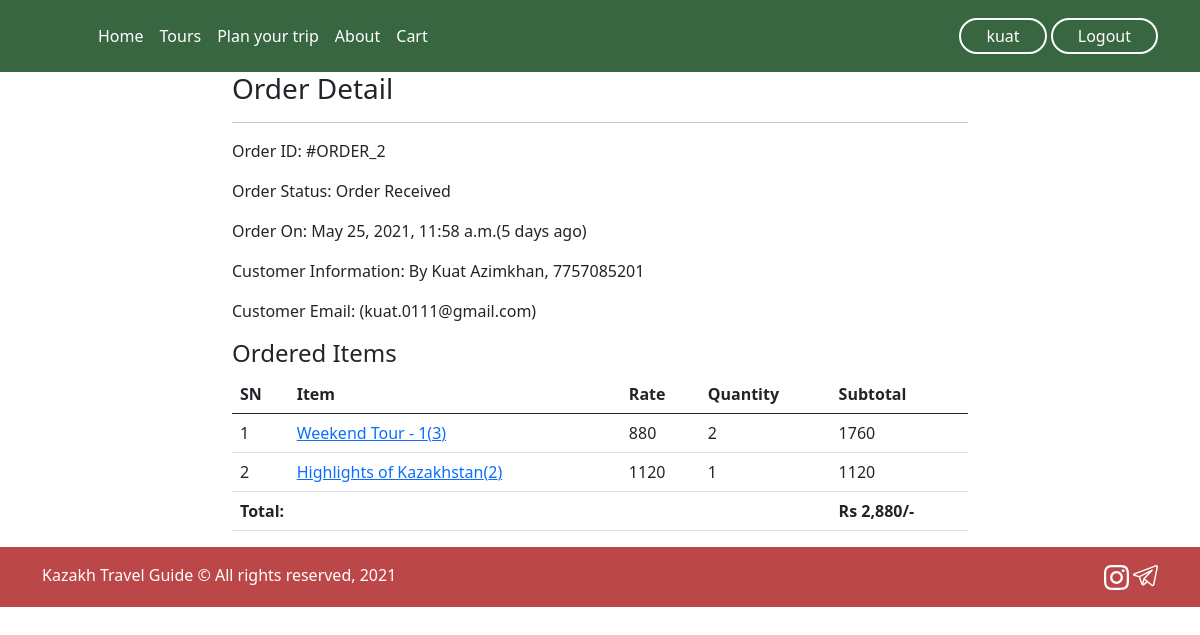
Screenshot of /profile/order-2/ (signed in) with the database file from the repository.
### main/models.py (models this page shows, shortened)
class Order(models.Model):
    cart = models.OneToOneField(TourCart, on_delete=models.CASCADE)
    ordered_by = models.CharField(max_length=200)
    mobile = models.CharField(max_length=10)
    email = models.EmailField(null=True, blank=True)
    subtotal = models.PositiveIntegerField()
    total = models.PositiveIntegerField()
    order_status = models.CharField(max_length=50, choices=ORDER_STATUS)
    created_at = models.DateTimeField(auto_now_add=True)
    payment_method = models.CharField(
        max_length=20, default="Cash On Delivery")

class TourCartProduct(models.Model):
    cart = models.ForeignKey(TourCart, on_delete=models.CASCADE)
    product = models.ForeignKey(KazTour, on_delete=models.CASCADE)
    rate = models.PositiveIntegerField()
    quantity = models.PositiveIntegerField()
    subtotal = models.PositiveIntegerField()

class KazTour(models.Model):
    title = models.CharField(max_length=200)
    slug = models.SlugField(unique=True)
    category = models.ForeignKey(Category, on_delete=models.CASCADE)
    category_slug = models.TextField()
    image = models.TextField()
    price = models.PositiveIntegerField()
    duration = models.TextField('Duration of the tour')
    price_include = models.TextField('Prices include')
    description = models.TextField()
    view_count = models.PositiveIntegerField(default=0)

### main/views.py (the view)
# urls.py: path("profile/order-<int:pk>/", CustomerOrderDetailView.as_view(), name="customerorderdetail"),
class CustomerOrderDetailView(DetailView):
    template_name = "main/customerorderdetail.html"
    model = Order
    context_object_name = "ord_obj"
    def dispatch(self, request, *args, **kwargs):
        if request.user.is_authenticated:
            order_id = self.kwargs["pk"]
            order = Order.objects.get(id=order_id)
            if request.user != order.cart.customer:
                return redirect("customerprofile")
        else:
            return redirect("/login/?next=/profile/")
        return super().dispatch(request, *args, **kwargs)

### main/templates/main/customerorderdetail.html (shortened to what this page needs)
{% extends 'main/base.html' %}
{% load static  %}
{% load humanize %}
{% block content %}
<div class="container">
    <div class="row">
        <div class="col-md-8 mx-auto">
            <h3>Order Detail</h3><hr>
            <p><span class="font-weight-bold">Order ID: </span> #ORDER_{{ord_obj.id}}</p>
            <p><span class="font-weight-bold">Order Status: </span> {{ord_obj.order_status}}</p>
            <p><span class="font-weight-bold">Order On: </span> {{ord_obj.created_at}}({{ord_obj.created_at|timesince}} ago)</p>
            <p><span class="font-weight-bold">Customer Information: </span> By {{ord_obj.ordered_by}}, {{ord_obj.mobile}}</p>
            <p><span class="font-weight-bold">Customer Email: </span> ({{ord_obj.email}})</p>
            <h4>Ordered Items</h4>
            <table class="table">
                <thead>
                    <tr>
                        <th>SN</th>
                        <th>Item</th>
                        <th>Rate</th>
                        <th>Quantity</th>
                        <th>Subtotal</th>
                    </tr>
                </thead>
                <tbody>
                    {% for cp in ord_obj.cart.tourcartproduct_set.all %}
                    <tr>
                        <td>{{forloop.counter}}</td>
                        <td><a target="_blank" href="{% url 'tourdetails' cp.product.slug %}">{{cp.product.title}}({{cp.product.id}})</a></td>
                        <td>{{cp.rate}}</td>
                        <td>{{cp.quantity}}</td>
                        <td>{{cp.subtotal}}</td>
                    </tr>
                    {% endfor %}
                    <tr>
                        <th colspan="4" class="text-right">Total: </th>
                        <th>Rs {{ord_obj.total|intcomma}}/-</th>
                    </tr>
                </tbody>
            </table>
        </div>
    </div>
</div>
{% endblock %}

### main/templates/main/base.html (shortened to what this page needs)
{% load static %}
<html lang="en">
<head>
    <link rel="stylesheet" href="{% static 'main/css/main.css' %}">
    <link rel="stylesheet" href="{% static 'main/css/base.css' %}">
    <link rel="stylesheet" href="{% static 'main/css/city.css' %}">
    <link rel="stylesheet" href="https://cdnjs.cloudflare.com/ajax/libs/font-awesome/4.7.0/css/font-awesome.min.css">
    <link href="https://cdn.jsdelivr.net/npm/bootstrap@5.0.0-beta3/dist/css/bootstrap.min.css" rel="stylesheet">
</head>
<body>
    <header class="p-3 text-white hedbg">
        <div class="container">
            <div class="d-flex flex-wrap align-items-center justify-content-center justify-content-lg-start">
                <a href="/" class="d-flex align-items-center mb-2 mb-lg-0 text-white text-decoration-none">
                <svg class="bi me-2" width="40" height="32"><use xlink:href="#bootstrap"></use></svg>
                </a>
      <ul class="nav col-12 col-lg-auto me-lg-auto mb-2 justify-content-center mb-md-0">
        <li><a href="{% url 'index' %}" class="nav-link px-2 text-white">Home</a></li>
        <li><a href="{% url 'tours' %}" class="nav-link px-2 text-white">Tours</a></li>
        <li><a href="#" class="nav-link px-2 text-white">Plan your trip</a></li>
        <li><a href="{% url 'about' %}" class="nav-link px-2 text-white">About</a></li>
          {% if user.is_authenticated %}
              <li><a href="{% url 'mycart' %}" class="nav-link px-2 text-white">Cart</a></li>
          {% endif %}
      </ul>
      <div class="text-end prof">
          {% if user.is_authenticated %}
            <a href="{% url 'customerprofile' %}" ><button type="button" class="mybtn login">{{request.user.username}}</button></a>
            <a href="{% url 'account_logout' %}" ><button type="button" class="mybtn login">Logout</button></a>
          {% else %}
              <a href="{% url 'account_login' %}" ><button type="button" class="mybtn login">Login</button></a>
              <a href="{% url 'account_signup' %}" ><button type="button" class="mybtn signup">Sign-up</button></a>
          {% endif %}
      </div>
    </div>
  </div>
</header>
    {% block content %}{% endblock %}
<footer class="foot">
  <div class="container">
    <p class="float-end mb-1">
        <img src="{% static 'home/images/icons/instagram.svg' %}" alt="">
        <img src="{% static 'home/images/icons/telegram.svg' %}" alt="">
    </p>
    <p class="mb-1">Kazakh Travel Guide © All rights reserved, 2021</p>
  </div>
</footer>
</body>
</html>

### main/static/main/css/main.css (style rules this page uses)
body { justify-content: center; align-items: center; font-family: 'Helvetica', sans-serif; overflow-x: hidden; }
img { width: 100%; position: relative; border-radius: 5% 5%; }

### main/static/main/css/base.css (style rules this page uses)
body { background-color: #F2E8CF; }
.hedbg { background-color: #386641; position: relative; z-index: 5; }
.mybtn { background-color: #4CAF50; border: none; color: white; padding: 4px 25px; text-align: center; text-decoration: none; display: inline-block; font-size: 16px; transition-duration: 0.4s; cursor: pointer; }
.login { background-color: #386641; color: #fff; border: 2px solid #fff; border-radius: 25px; }
.foot { padding-top: 16px; background-color: #BC4749; color: #fff; height: 60px; }
.foot img { width: 25px; }

### rows the page displays
Order: id "2", order_status "Order Received", created_at "May 25, 2021, 11:58 a.m.", created_at "5 days", ordered_by "Kuat Azimkhan", mobile "7757085201", email "kuat.0111@gmail.com", total "2,880"
TourCartProduct: product "Weekend Tour - 1", product.id "3", rate "880", quantity "2", subtotal "1760"
TourCartProduct: product "Highlights of Kazakhstan", product.id "2", rate "1120", quantity "1", subtotal "1120"

### other values shown
{{ request.user.username }} "kuat"
